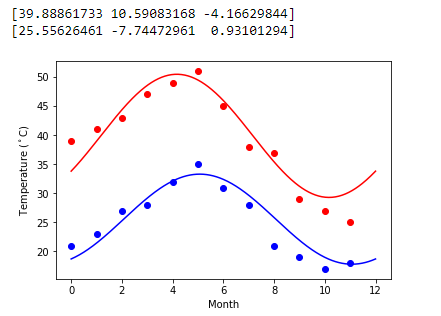

Here is the Python script that generated this plot:
from scipy import optimize
import numpy as np
import matplotlib.pyplot as plt
%matplotlib inline
months = np.arange(12)

#periodic function
def yearly_temps(times, avg, ampl, time_offset):
    return (avg + ampl * np.cos((times + time_offset) * 2 * np.pi / times.max()))

Max = np.array([39, 41, 43, 47, 49, 51, 45, 38, 37, 29, 27, 25])
Min = np.array([21, 23, 27, 28, 32, 35, 31, 28, 21, 19, 17, 18])

#1. fitting it to the periodic function
res_max, cov_max = optimize.curve_fit(yearly_temps, months,Max)
res_min, cov_min = optimize.curve_fit(yearly_temps, months,Min)
print(res_max)
print(res_min)

#2. plot the fit
days = np.linspace(0, 12, num=365)

plt.figure()
plt.plot(months,Max, 'ro')
plt.plot(days, yearly_temps(days, *res_max), 'r-')
plt.plot(months,Min, 'bo')
plt.plot(days, yearly_temps(days, *res_min), 'b-')
plt.xlabel('Month')
plt.ylabel('Temperature ($^\circ$C)')

plt.show()
